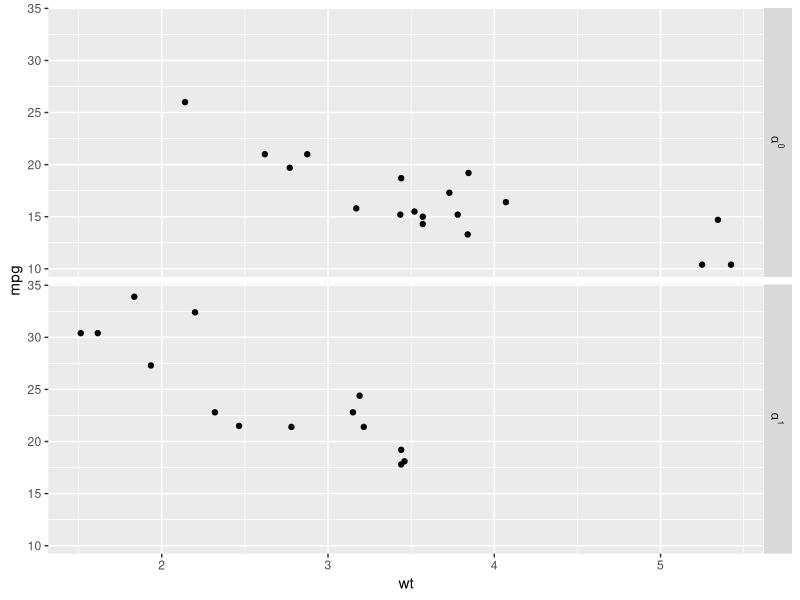
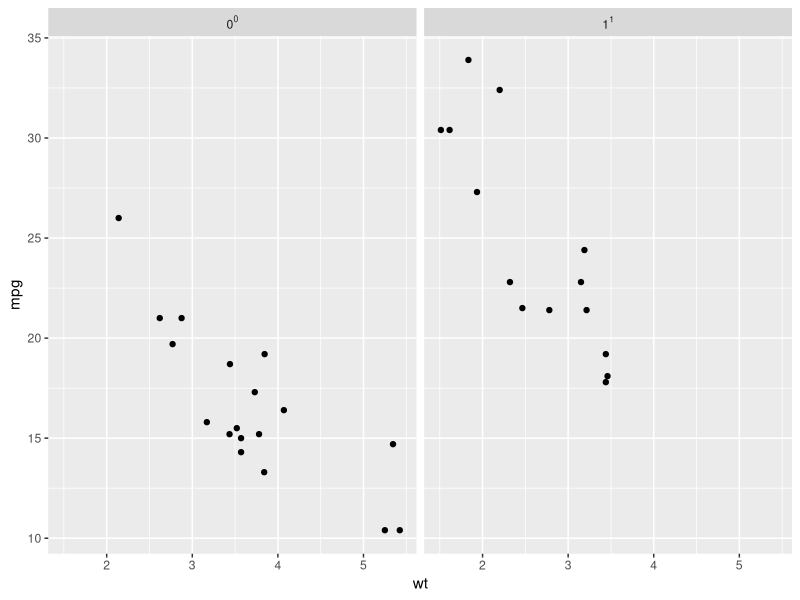
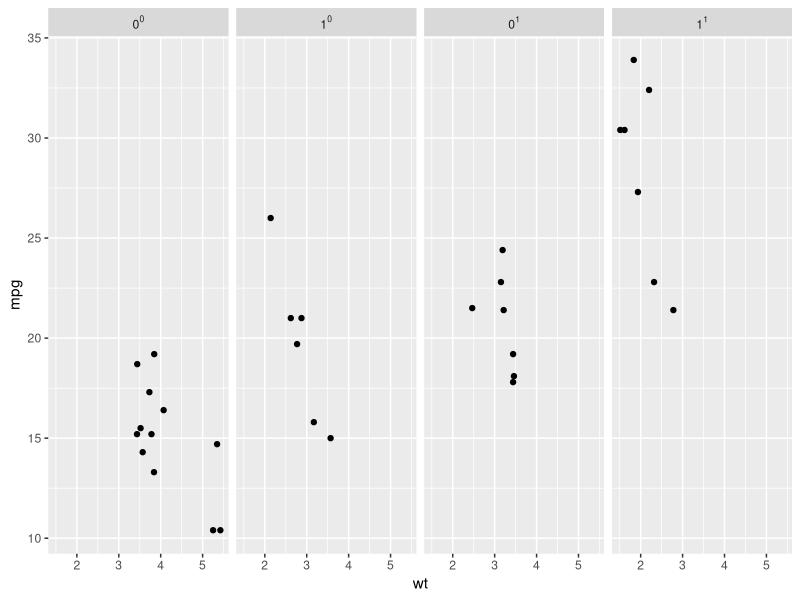

Here is the R script that generated these plots, in order:
# r2py crawler metadata
# package: ggplot2
# source_type: rd_example
# topic: label_bquote.Rd
# source_file: C:\Users\bened\AppData\Local\R\win-library\4.5\ggplot2\help
# lines: 7

suppressPackageStartupMessages(library(ggplot2))
# The variables mentioned in the plotmath expression must be
# backquoted and referred to by their names.
p <- ggplot(mtcars, aes(wt, mpg)) + geom_point()
p + facet_grid(vs ~ ., labeller = label_bquote(alpha ^ .(vs)))
p + facet_grid(. ~ vs, labeller = label_bquote(cols = .(vs) ^ .(vs)))
p + facet_grid(. ~ vs + am, labeller = label_bquote(cols = .(am) ^ .(vs)))
